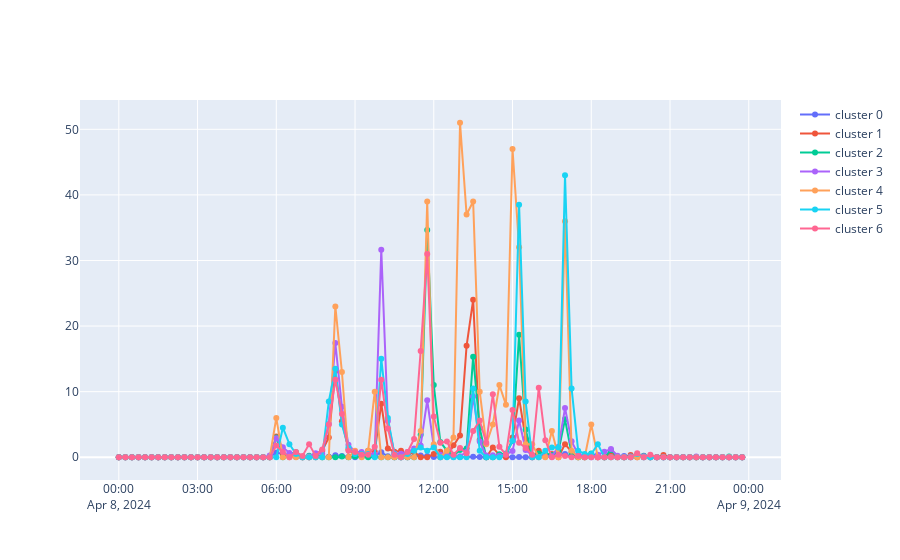

Write notebook code for a chart like this one.
### Code cell
indices = np.arange(len(samples))

fig = go.Figure()

for i in range(n_clusters):

    cluster_indices = indices[clustering_model.labels_ == i]
    cluster_center = clustering_model.cluster_centers_[i]
    
    
    cluster_group_list = group_list[cluster_indices]

    print(f"################ {i} ################")
    print(cluster_indices)
    print(cluster_group_list)
    print()
    
    # line plot
    fig.add_trace(
        go.Scatter(
            x=times[0], 
            y=cluster_center, 
            name=f'cluster {i}',
            mode="lines+markers"        
        )
    )
        
fig.show()
